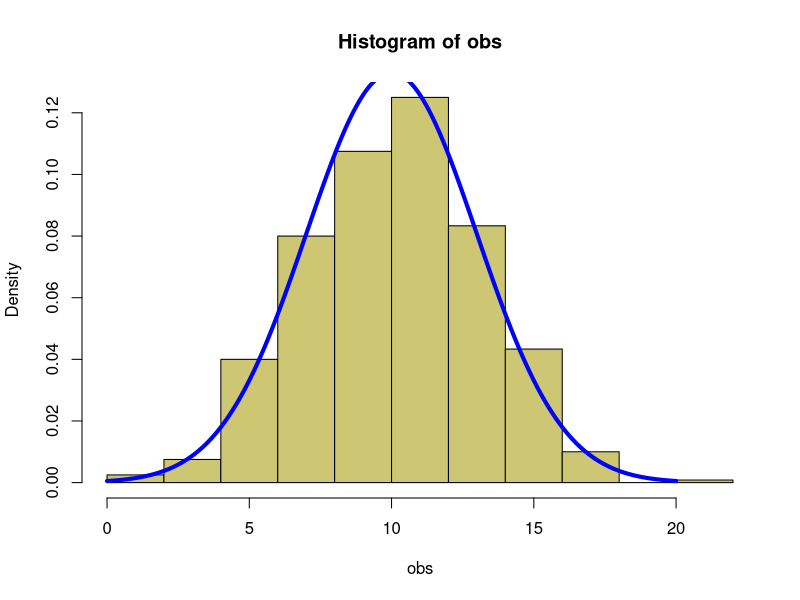
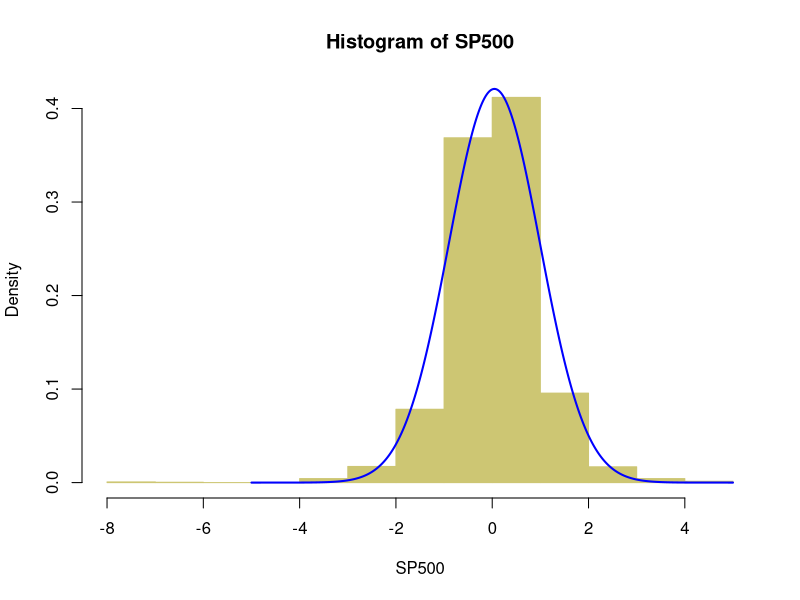
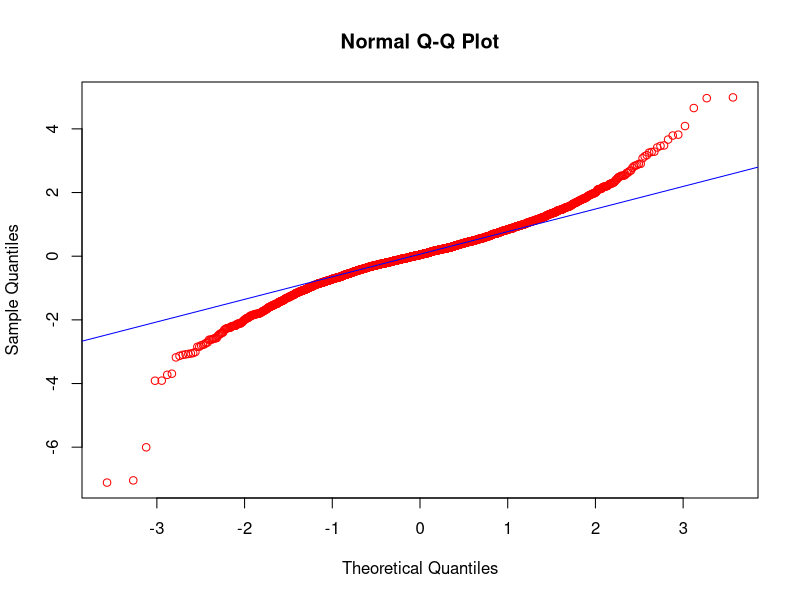
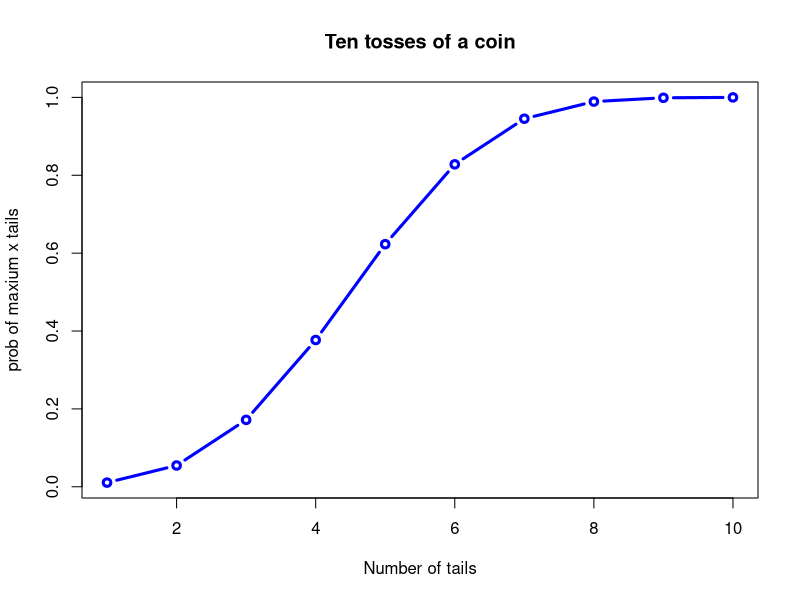

The R script that drew these images, in order:
# The mean of a vector:
x <- c(1,2,3,4,5,60)
mean(x)

# Missing values will block the override the result:
x <- c(1,2,3,4,5,60,NA)
mean(x)

# Missing values can be ignored with na.rm = TRUE:
mean(x, na.rm = TRUE)

# This works also for a matrix:
M <- matrix(c(1,2,3,4,5,60), nrow=3)
mean(M)

v <- c(1,2,3,4,5,6000)
mean(v)

mean(v, trim = 0.2)

returns <- c(0.5,-0.5,0.5,-0.5)
# Arithmetic mean:
aritmean <- mean(returns)
# The ln-mean:
log_returns <- returns
for(k in 1:length(returns)) {
  log_returns[k] <- log( returns[k] + 1)
}
logmean <- mean(log_returns)
exp(logmean) - 1

# What is the value of the investment after these returns:
V_0 <- 1
V_T <- V_0
for(k in 1:length(returns)) {
  V_T <- V_T * (returns[k] + 1)
}
V_T

# Compare this to our predictions:

V_0 * (exp(logmean) - 1)

k
k

V_0 * (aritmean + 1)

#8.1.2The Median
x <- c(1:5,5e10,NA)
x

median(x)

median(x,na.rm = TRUE)
# Note how the median is not impacted by the outlier,
# but the outlier dominates the mean:
mean(x, na.rm = TRUE)

#8.1.3mode

# my_mode
# Finds the first mode (only one)
# Arguments:
#v -- numeric vector or factor
# Returns:
#the first mode
my_mode <- function(v) {
  uniqv <- unique(v)
  tabv <- tabulate(match(v, uniqv))
  uniqv[which.max(tabv)]
}

# now test this function
x <- c(1,2,3,3,4,5,60,NA)
my_mode(x)

x1 <- c("relevant", "N/A", "undesired", "great", "N/A",
        "undesired", "great", "great")
my_mode(x1)
## [1] "great"
# text from https://www.r-project.org/about.html
t <- "R is available as Free Software under the terms of the
Free Software Foundation's GNU General Public License in
source code form. It compiles and runs on a wide variety of
UNIX platforms and similar systems (including FreeBSD and
Linux), Windows and MacOS."
v <- unlist(strsplit(t,split=" "))
my_mode(v)


# my_mode
# Finds the mode(s) of a vector v
# Arguments:
#v -- numeric vector or factor
#return.all -- boolean -- set to true to return all modes
# Returns:
#the modal elements
my_mode <- function(v, return.all = FALSE) {
  uniqv <- unique(v)
  tabv<- tabulate(match(v, uniqv))
  if (return.all) {
    uniqv[tabv == max(tabv)]
  } else {
    uniqv[which.max(tabv)]
  }
}
# example:
x <- c(1,2,2,3,3,4,5)
my_mode(x)

my_mode(x, return.all = TRUE)

#8.2 Measures of Variation or Spread
t <- rnorm(100, mean=0, sd=20)
var(t)

sd(t)


sqrt(var(t))

sqrt(sum((t - mean(t))^2)/(length(t) - 1))

mad(t)

mad(t,constant=1)

#8.3 Measures of Covariation
cor(mtcars$hp,mtcars$wt)

d <- data.frame(mpg = mtcars$mpg, wt = mtcars$wt, hp = mtcars$hp)
# Note that we can feed a whole data-frame in the functions.
var(d)
cov(d)
cor(d)
cov2cor(cov(d))

x <- c(-10:10)
df <- data.frame(x=x, x_sq=x^2, x_abs=abs(x), x_exp=exp(x))
cor(df)
cor(rank(df$x), rank(df$x_exp))

x <- c(-10:10)
cor(rank(x), rank(x^2))

# we use the dataset mtcars from MASS
df <- data.frame(mtcars$cyl,mtcars$am)
chisq.test(df)

#8.4 Distributions
obs <- rnorm(600,10,3)
hist(obs,col="khaki3",freq=FALSE)
x <- seq(from=0,to=20,by=0.001)
lines(x, dnorm(x,10,3),col="blue",lwd=4)

library(MASS)
hist(SP500,col="khaki3",freq=FALSE,border="khaki3")
x <- seq(from=-5,to=5,by=0.001)
lines(x, dnorm(x,mean(SP500),sd(SP500)),col="blue",lwd=2)

library(MASS)
qqnorm(SP500,col="red"); qqline(SP500,col="blue")

pbinom(5,10,0.5)
# visualize this for one to 10 numbers of tosses
x <- 1:10
y <- pbinom(x,10,0.5)
plot(x,y,type="b",col="blue", lwd=3,
     xlab="Number of tails",
     ylab="prob of maxium x tails",
     main="Ten tosses of a coin")

qbinom(0.25,10,1/2)

rbinom(20,10,.5)